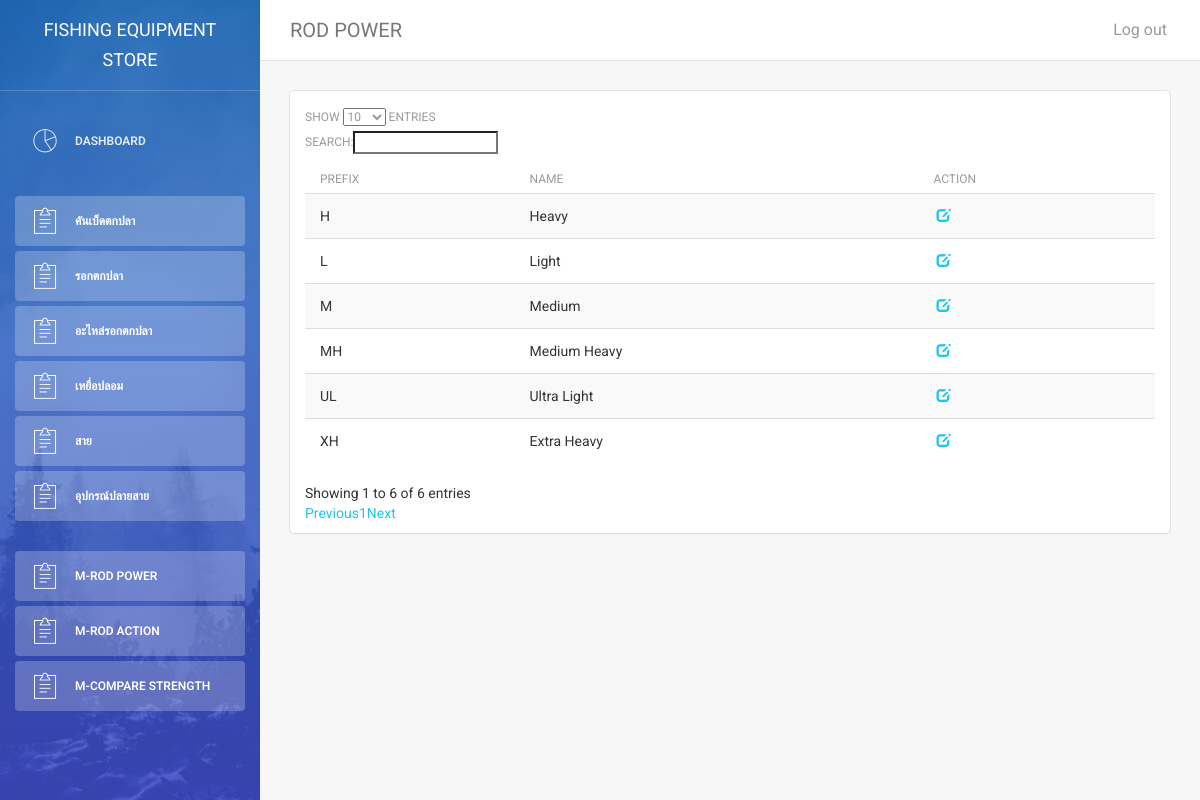
The page /admin/rod_power.php on the database its author committed.
### tables this page shows
CREATE TABLE `rod_power` (
  `Rod_Power_ID` varchar(2) NOT NULL,
  `Rod_Power_NAME` varchar(50) NOT NULL
);

### admin/rod_power.php (the view, shortened to what this page needs)
<?php
require("../conf/config_mysqli.php");
mysqli_set_charset($Connect, "utf8");
?>
<!doctype html>
<html lang="en">
    <head>
        <link href="https://maxcdn.bootstrapcdn.com/bootstrap/3.3.7/css/bootstrap.min.css" rel="stylesheet" />
        <link href="assets/css/animate.min.css" rel="stylesheet"/>
        <link href="assets/css/light-bootstrap-dashboard.css?v=1.4.0" rel="stylesheet"/>
        <link href="https://cdn.datatables.net/1.10.19/css/dataTables.bootstrap.min.css" rel="stylesheet"/>
        <link href="assets/css/adminstyle.css" rel="stylesheet" />
        <link href="http://maxcdn.bootstrapcdn.com/font-awesome/4.2.0/css/font-awesome.min.css" rel="stylesheet">
        <link href="assets/css/pe-icon-7-stroke.css" rel="stylesheet" />
    </head>
    <body>
        <div class="wrapper">
            <?php include('element/sidebar.php'); ?>
            <div class="main-panel">
                <nav class="navbar navbar-default navbar-fixed">
                    <div class="container-fluid">
                        <div class="navbar-header">
                            <a class="navbar-brand" href="#">ROD POWER</a>
                        </div>
                        <div class="collapse navbar-collapse">
                            <ul class="nav navbar-nav navbar-right">
                                <li>
                                    <a href="logout.php">
                                        <p>Log out</p>
                                    </a>
                                </li>
                            </ul>
                        </div>
                    </div>
                </nav>
                <div class="content">
                    <div class="container-fluid">
                        <div class="row">
                            <div class="col-md-12">
                                <div class="card">
                                    <div class="content table-responsive">
                                        <table id="dataRegister" class="table table-hover table-striped">
                                            <thead>
                                            <th>Prefix</th>
                                            <th>NAME</th>
											<th>ACTION</th>
                                            </thead>
                                            <tbody>
                                                <?php
                                                $sql = "SELECT Rod_Power_ID, Rod_Power_NAME FROM `Rod_Power`";
                                                $result = $Connect->query($sql);
                                                if ($result->num_rows > 0) {
                                                    while ($row = $result->fetch_assoc()) {
                                                        echo "<tr>";
                                                        echo "<td>" . $row["Rod_Power_ID"]. "</td>";
                                                        echo "<td>" . $row["Rod_Power_NAME"] . "</td>";
														echo '<td class="text-left"><a href="rod_power_check.php?id='. base64_encode($row["Rod_Power_ID"]).'" title="แก้ไขข้อมูล/ตรวจสอบ"><span class="glyphicon glyphicon-edit" style="margin-left: 3px; margin-right: 3px;"></span></a></td>';
                                                        echo "</tr>";
                                                    }
                                                } else {
                                                    echo "0 results";
                                                }
                                                ?>
                                            </tbody>
                                        </table>
                                    </div>
                                </div>
                            </div>
                        </div>
                    </div>
                </div>
            </div>
        </div>
    </body>
</html>

### rows shown on the page
rod_power: Rod_Power_ID "H", Rod_Power_NAME "Heavy"
rod_power: Rod_Power_ID "L", Rod_Power_NAME "Light"
rod_power: Rod_Power_ID "M", Rod_Power_NAME "Medium"
rod_power: Rod_Power_ID "MH", Rod_Power_NAME "Medium Heavy"
rod_power: Rod_Power_ID "UL", Rod_Power_NAME "Ultra Light"
rod_power: Rod_Power_ID "XH", Rod_Power_NAME "Extra Heavy"
